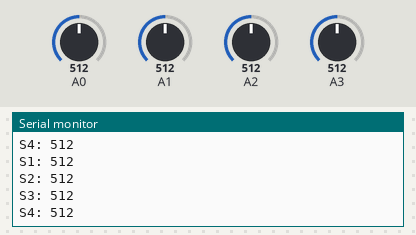
A sketch run on a simulated Arduino Uno, built with avr-gcc and run on an emulated ATmega328P. Shown: the last lines printed to the serial monitor. Inputs (shaded band) come from the test bench; at power-on: A0 = 512, A1 = 512, A2 = 512, A3 = 512.

Above: at 1.2 s.
1.3 s: A0 set to 716
2.8 s: A1 set to 716
At 3.08 s:
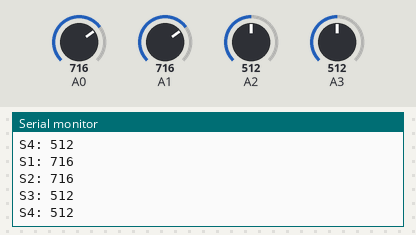
4.3 s: A2 set to 716
At 4.68 s:
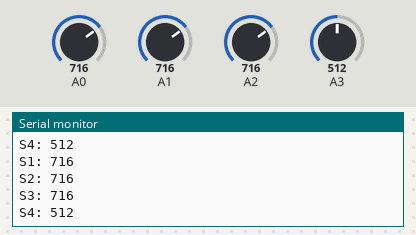
5.8 s: A3 set to 716
At 6.29 s:
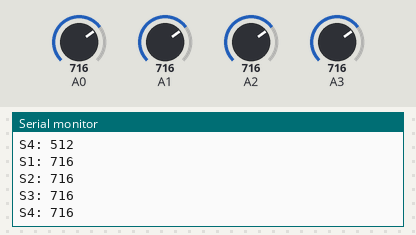
7.3 s: A0 set to 992
8.8 s: A1 set to 992
At 9.1 s:
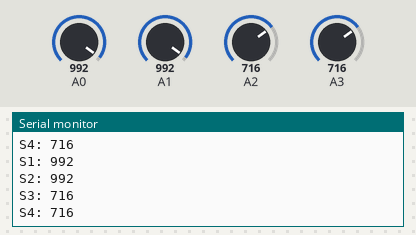
Timing chart, 0 to 11.3 s (numbered marks = the images above; inputs shaded):
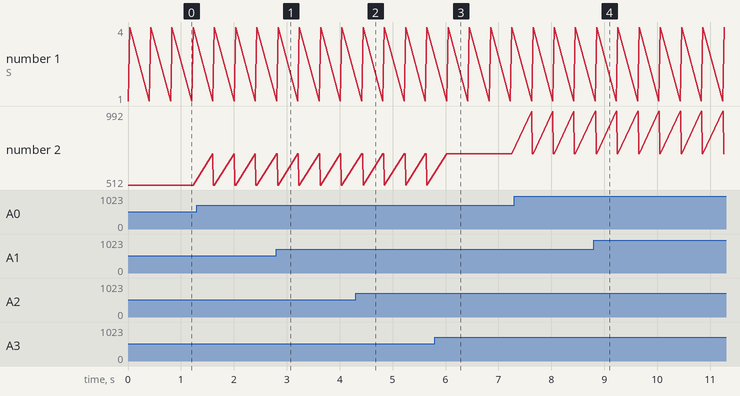

Measured:
- after the input at 2.8 s, the serial monitor: prints a new line at once (image 1)
- after the input at 4.3 s, the serial monitor: prints a new line after 0.13 s (image 2)
- after the input at 5.8 s, the serial monitor: prints a new line after 0.25 s (image 3)
- after the input at 8.8 s, the serial monitor: prints a new line at once (image 4)

The sketch:

cny70.ino
```cpp
void setup() {
Serial.begin(9600);
pinMode(A0,INPUT);
pinMode(A1,INPUT);
pinMode(A2,INPUT);
pinMode(A3,INPUT);
}
void loop() {
int sensorDegeri1 = analogRead(A0);// Arduino’nun A0 ayağına bağlanan kablodaki gerilim ölçülüyor
int sensorDegeri2 = analogRead(A1);
int sensorDegeri3 = analogRead(A2);
int sensorDegeri4 = analogRead(A3);
Serial.print("S1: ");
Serial.println(sensorDegeri1);

Serial.print("S2: ");
Serial.println(sensorDegeri2);

Serial.print("S3: ");
Serial.println(sensorDegeri3);

Serial.print("S4: ");
Serial.println(sensorDegeri4);

Serial.print("\n");
delay(400);// Düzgün çalışabilmesi için kısa bir bekleme
}
```
